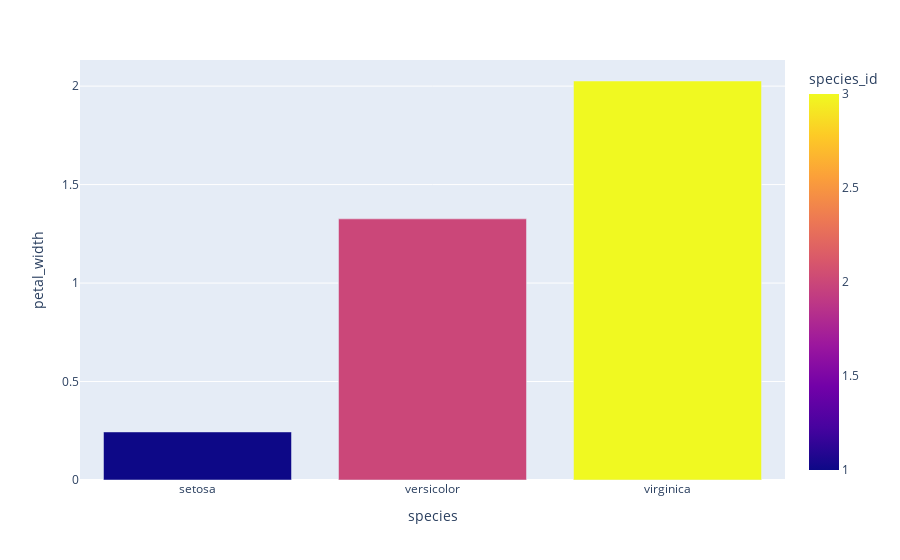

The notebook cell saved with this chart:
### Code cell
fig = px.bar(data_frame=iris.groupby(by='species').mean(), y='petal_width', color='species_id')
fig.show()

### Figure 1 — Plotly figure (JSON) as saved in the notebook; plotly's stock layout.template omitted (floating-point values rounded to 4 significant figures)
{"data": [{"alignmentgroup": "True", "hovertemplate": "species=%{x}<br>petal_width=%{y}<br>species_id=%{marker.color}<extra></extra>", "legendgroup": "", "marker": {"color": [1, 2, 3], "coloraxis": "coloraxis", "pattern": {"shape": ""}}, "name": "", "offsetgroup": "", "orientation": "v", "showlegend": false, "textposition": "auto", "type": "bar", "x": ["setosa", "versicolor", "virginica"], "xaxis": "x", "y": [0.244, 1.326, 2.026], "yaxis": "y"}], "layout": {"barmode": "relative", "coloraxis": {"colorbar": {"title": {"text": "species_id"}}, "colorscale": [[0, "#0d0887"], [0.1111, "#46039f"], [0.2222, "#7201a8"], [0.3333, "#9c179e"], [0.4444, "#bd3786"], [0.5556, "#d8576b"], [0.6667, "#ed7953"], [0.7778, "#fb9f3a"], [0.8889, "#fdca26"], [1, "#f0f921"]]}, "legend": {"tracegroupgap": 0}, "margin": {"t": 60}, "xaxis": {"anchor": "y", "domain": [0, 1], "title": {"text": "species"}}, "yaxis": {"anchor": "x", "domain": [0, 1], "title": {"text": "petal_width"}}}}
